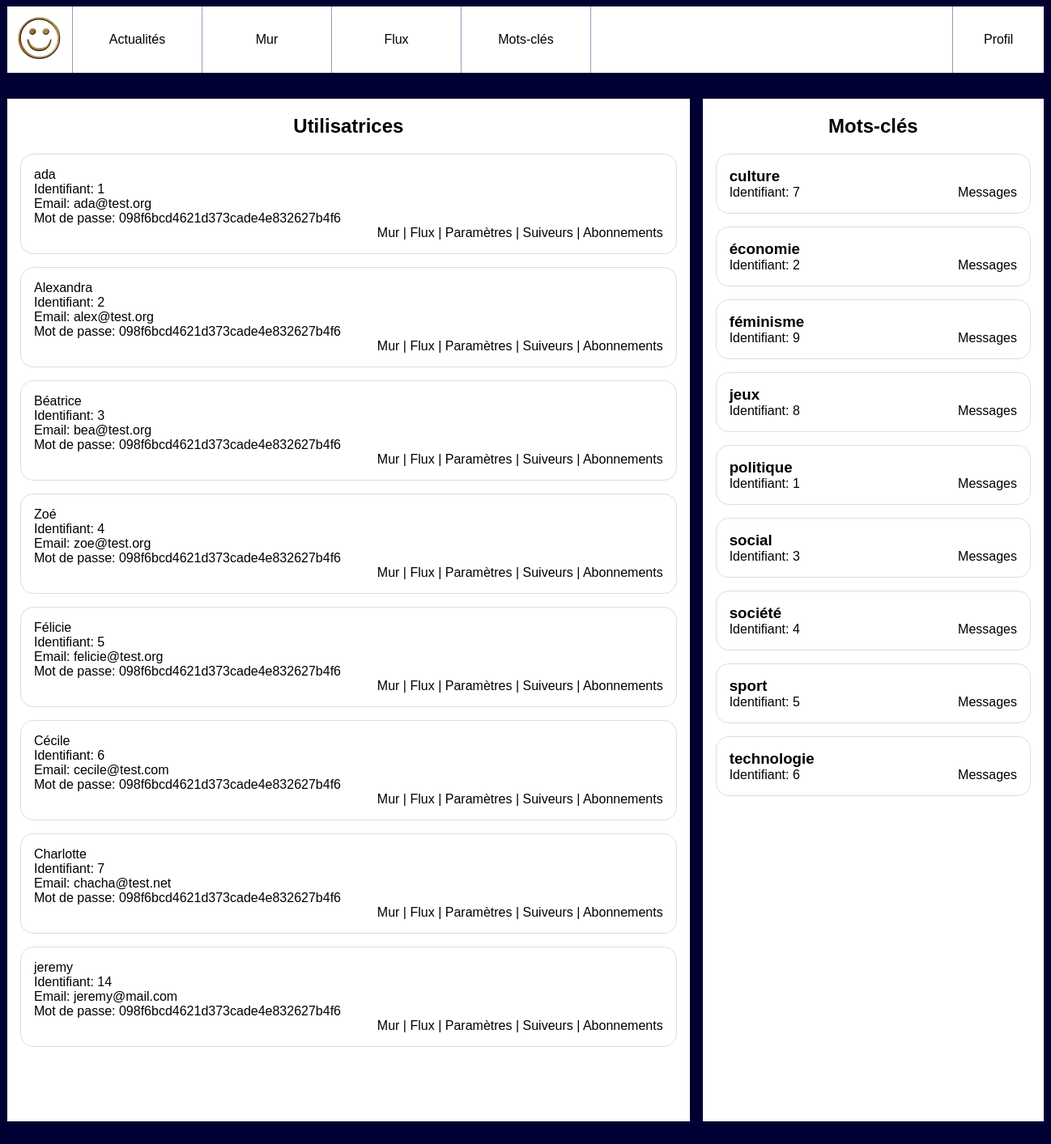
The app's page /admin.php with its own data.
### tables this page shows
CREATE TABLE `tags` (
  `id` int(10) UNSIGNED NOT NULL,
  `label` varchar(255) NOT NULL
);

CREATE TABLE `users` (
  `id` int(10) UNSIGNED NOT NULL,
  `email` varchar(255) NOT NULL,
  `password` varchar(255) NOT NULL,
  `alias` varchar(255) NOT NULL
);

### admin.php (the view, shortened to what this page needs)
<!doctype html>
<html lang="fr">
    <head>
        <link rel="stylesheet" href="style.css"/>
    </head>
    <body>
        <header>
            <img src="resoc.jpg" alt="Logo de notre réseau social"/>
            <nav id="menu">
                <a href="news.php">Actualités</a>
                <a href="wall.php?user_id=5">Mur</a>
                <a href="feed.php?user_id=5">Flux</a>
                <a href="tags.php?tag_id=1">Mots-clés</a>
            </nav>
            <nav id="user">
                <a href="#">Profil</a>
            </nav>
        </header>
        <?php
        $mysqli = importBdd();
        ?>
        <div id="wrapper" class='admin'>
            <aside>
                <h2>Mots-clés</h2>
                <?php
                $laQuestionEnSql = "SELECT
                tags.label AS taglist,
                tags.id AS tagId
                FROM tags LIMIT 50";
                $lesInformations = $mysqli->query($laQuestionEnSql);
                while ($tag = $lesInformations->fetch_assoc())
                {
                    ?>
                    <article>
                        <h3><?php echo $tag['taglist'] ?></h3>
                        <p>Identifiant: <?php echo $tag['tagId'] ?></p>
                        <nav>
                            <?php $tagId = intval($tag['tagId']) ?>
                            <a href="tags.php?tag_id=<?php echo $tagId ?>">Messages</a>
                        </nav>
                    </article>
                <?php } ?>
            </aside>
            <main>
                <h2>Utilisatrices</h2>
                <?php
                $laQuestionEnSql = "SELECT
                users.id AS userId,
                users.email AS userEmail,
                users.password AS userPass,
                users.alias AS userAlias
                FROM users LIMIT 50";
                $lesInformations = $mysqli->query($laQuestionEnSql);
                while ($user = $lesInformations->fetch_assoc())
                {
                    ?>
                    <article>
                    <?php $userId = intval($user['userId']) ?>
                        <h3><a href="wall.php?user_id=<?php echo $userId ?>" ><?php echo $user['userAlias'] ?></a></h3>
                        <p>Identifiant: <?php echo $user['userId'] ?></p> <br/>
                        <p>Email: <?php echo $user['userEmail'] ?></p> <br/>
                        <p>Mot de passe: <?php echo $user['userPass'] ?></p> <br/>
                        <nav>
                            <a href="wall.php?user_id=<?php echo $userId ?>">Mur</a>
                            | <a href="feed.php?user_id=<?php echo $userId ?>">Flux</a>
                            | <a href="settings.php?user_id=<?php echo $userId ?>">Paramètres</a>
                            | <a href="followers.php?user_id=<?php echo $userId ?>">Suiveurs</a>
                            | <a href="subscriptions.php?user_id=<?php echo $userId ?>">Abonnements</a>
                        </nav>
                    </article>
                <?php } ?>
            </main>
        </div>
    </body>
</html>

### style.css (style rules this page uses)
body { background-color: #003; font-family: Arial; }
a { text-decoration: none; color:black; }
body>header { background-color: #fff; display:flex; width:80em; margin:0 auto 2em auto; padding:0; }
body>header img { height:5em; }
body>header #menu { display:flex; width:50%; align-items: stretch; border-left: 1px solid #99b; }
body>header #menu a { flex:1; text-align: center; padding-top:2em; border-right: 1px solid #99b; }
body>header #user { margin-left: auto; flex:0.2; border-left: 1px solid #99b; }
body>header #user>a { display:block; text-align: center; padding:2em 0; width:100%; }
#wrapper { display:flex; width:80em; margin:0 auto 2em auto; }
#wrapper aside { background-color: #fff; flex:1; padding:1em; border-radius: 1em; }
#wrapper main { flex:3; padding-left:1em; height: 80vh; overflow-y: scroll; }
#wrapper main article { background-color: #fff; padding:1em; margin-bottom: 1em ; border-radius: 1em; }
#wrapper main article h3 { margin:0; padding:0; font-weight: normal; font-size:1em; }
#wrapper main article p { margin:0; }
#wrapper.admin { flex-direction: row-reverse }
#wrapper.admin aside { flex:1;margin-left:1em;border-radius:0;padding:0; }
#wrapper.admin main { flex:2;background-color: #fff;border-radius: 0;padding:0; }
#wrapper.admin h2 { text-align: center; }
#wrapper.admin h3 { margin:0; }
#wrapper.admin nav { text-align: right; }
#wrapper.admin article { border:1px solid #ddd;border-radius: 1em;padding:1em;margin:1em; }
#wrapper.admin article p { float:left;margin:0; }

### records on screen
tags: label "culture", id "7"
tags: label "économie", id "2"
tags: label "féminisme", id "9"
tags: label "jeux", id "8"
tags: label "politique", id "1"
tags: label "social", id "3"
tags: label "société", id "4"
tags: label "sport", id "5"
tags: label "technologie", id "6"
users: alias "ada", id "1", email "ada@test.org", password "098f6bcd4621d373cade4e832627b4f6"
users: alias "Alexandra", id "2", email "alex@test.org", password "098f6bcd4621d373cade4e832627b4f6"
users: alias "Béatrice", id "3", email "bea@test.org", password "098f6bcd4621d373cade4e832627b4f6"
users: alias "Zoé", id "4", email "zoe@test.org", password "098f6bcd4621d373cade4e832627b4f6"
users: alias "Félicie", id "5", email "felicie@test.org", password "098f6bcd4621d373cade4e832627b4f6"
users: alias "Cécile", id "6", email "cecile@test.com", password "098f6bcd4621d373cade4e832627b4f6"
users: alias "Charlotte", id "7", email "chacha@test.net", password "098f6bcd4621d373cade4e832627b4f6"
users: alias "jeremy", id "14", email "jeremy@mail.com", password "098f6bcd4621d373cade4e832627b4f6"
